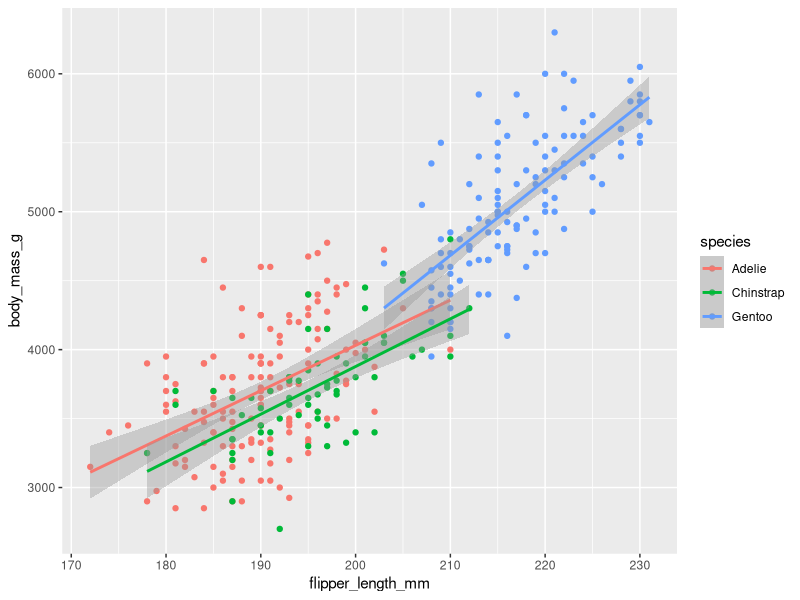
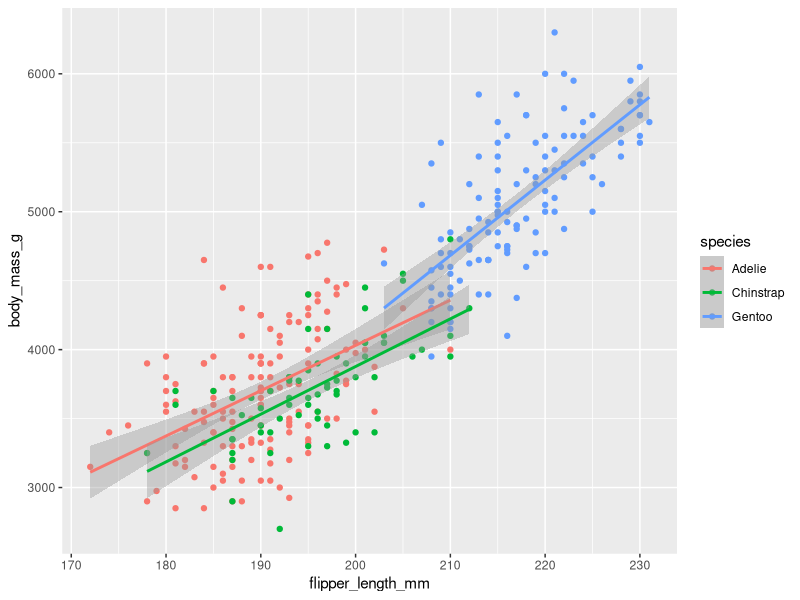

Generate these figures, in order, with R: (Note: this script raises an error after producing the figures.)

# Load the tidyverse library.
# this is a comment
# this is another comment

library(tidyverse)

# If the package doesn't exist, run `install.packages("tidyverse")` and then `library(tidyverse)`. You only need to run the install once.
# Read in the data:

penguins <- read.table("data/penguin_data.txt", header = T)
glimpse(penguins)

# Run a linear regression:
model1 <- lm(body_mass_g ~ flipper_length_mm, data = penguins)
summary(model1)

# Create a nice plot in ggplot2:
ggplot(penguins, aes(x = flipper_length_mm, y = body_mass_g, colour = species)) +
  geom_point() +
  stat_smooth(method = "lm")    
# Save the plot in your /figs folder:
ggsave("figs/1_flipper_bodymass_regression.png") 

#NB. This saves the last plot that was run!
# Subset the data:
penguins_female <- subset(penguins, sex == "female")
# Save the edited dataset:
write_tsv(penguins_female, "results/1_penguin_female_only.txt")
